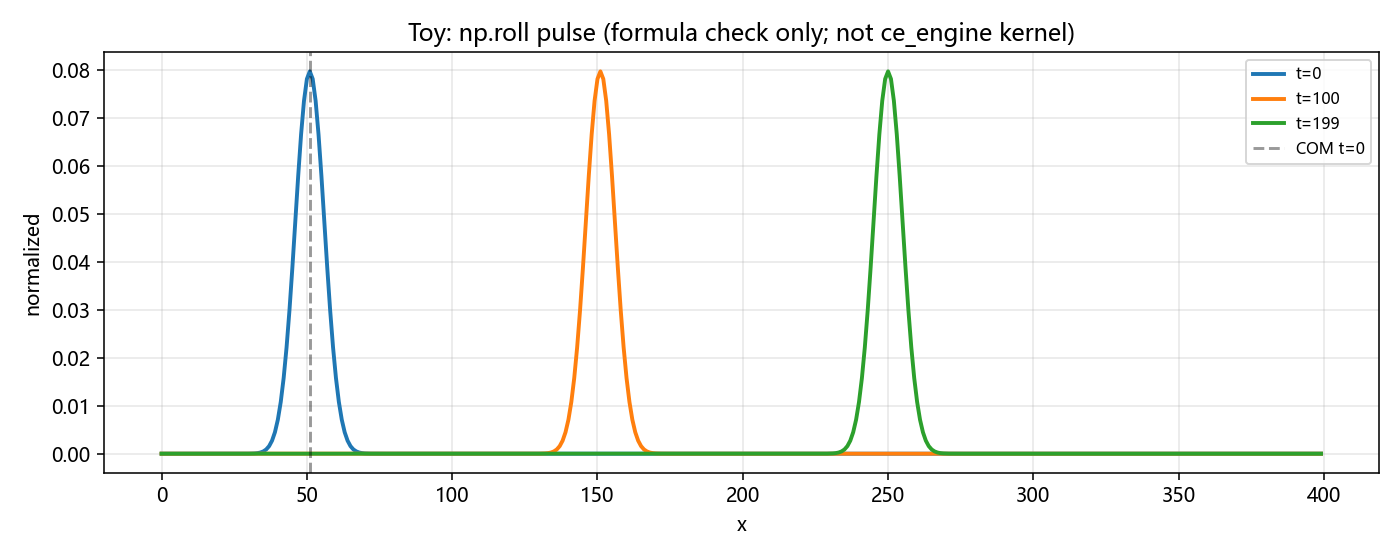

The Python source for this figure:
# -*- coding: utf-8 -*-
"""
explore_relativity_light_speed_invariant.py
-------------------------------------------
质疑命题：教材里「光速与源速度无关」是公式层结论；本脚本**只做公式层数值自检**，
与 CE 格子传播**解耦**——避免把 relativity_final 里的 np.roll 玩具与 A/S/B 核混为一谈。

与 relativity_final.py 同款检验：v_model=c 时洛伦兹逆变 v' 应仍为 c（自然单位 c=1）。

运行: python explore_relativity_light_speed_invariant.py
输出: explore_relativity_light_speed_invariant.png

suite 解析行（勿改格式关键词）:
  洛伦兹逆变 v' = <float> c
  [OK] formula_layer v_prime_vs_c
"""
import os
import sys

import numpy as np
import matplotlib.pyplot as plt

sys.path.insert(0, os.path.dirname(__file__))
from mpl_compat import legend_kw

SIZE = 400
x = np.arange(SIZE)
x0, sigma = 50, 5
pulse = np.exp(-((x - x0) ** 2) / (2 * sigma**2))
pulse /= np.sum(pulse)

c = 1.0
STEPS = 200
history = []

for _ in range(STEPS):
    pulse = np.roll(pulse, int(c))
    pulse[0] = 0
    history.append(pulse.copy())


def com_ix(p):
    xx = np.arange(len(p), dtype=np.float64)
    s = np.sum(p)
    return float(np.sum(xx * p) / s) if s > 1e-15 else 0.0


com0 = com_ix(history[0])
com1 = com_ix(history[-1])
v_track = (com1 - com0) / STEPS
v_model = c
v_frame = 0.5 * c
v_transformed = (v_model - v_frame) / (1.0 - v_model * v_frame / c**2)

print("=" * 60)
print("公式层：局域 c 与洛伦兹逆变（与格子核分开叙述）")
print("质心跟踪 v_track = %.6f c（离散高斯会有小数噪声）" % v_track)
print("模型设定 v_model = %.6f c" % v_model)
# 下行供 run_unified_suite 正则解析（数字与 c 之间空一格）
print("洛伦兹逆变 v' = %.9f c" % v_transformed)
ok = abs(v_transformed - c) < 1e-9
if ok:
    print("[OK] formula_layer v_prime_vs_c")
else:
    print("[FAIL] formula_layer v_prime_vs_c")
print("=" * 60)

fig, ax = plt.subplots(figsize=(10, 4), dpi=100)
ax.plot(history[0], label="t=0", lw=2)
ax.plot(history[100], label="t=100", lw=2)
ax.plot(history[-1], label="t=%d" % (len(history) - 1), lw=2)
ax.axvline(int(round(com0)), color="k", linestyle="--", alpha=0.4, label="COM t=0")
ax.set_xlabel("x")
ax.set_ylabel("normalized")
ax.set_title("Toy: np.roll pulse (formula check only; not ce_engine kernel)")
ax.grid(alpha=0.3)
legend_kw(ax, facecolor="white", labelcolor="black", fontsize=8)
plt.tight_layout()
out = os.path.join(
    os.path.dirname(__file__), "explore_relativity_light_speed_invariant.png"
)
plt.savefig(out, dpi=140)
print("Saved: %s" % out)

from experiment_dossier import emit_case_dossier

emit_case_dossier(
    __file__,
    constants={"SIZE": SIZE, "STEPS": STEPS, "roll_c_per_step": c, "v_frame_c": v_frame},
    observed={
        "v_track_COM": float(v_track),
        "v_transformed_printed": float(v_transformed),
        "formula_layer_ok": bool(ok),
    },
    artifacts=["explore_relativity_light_speed_invariant.png"],
)

if not ok:
    sys.exit(1)
